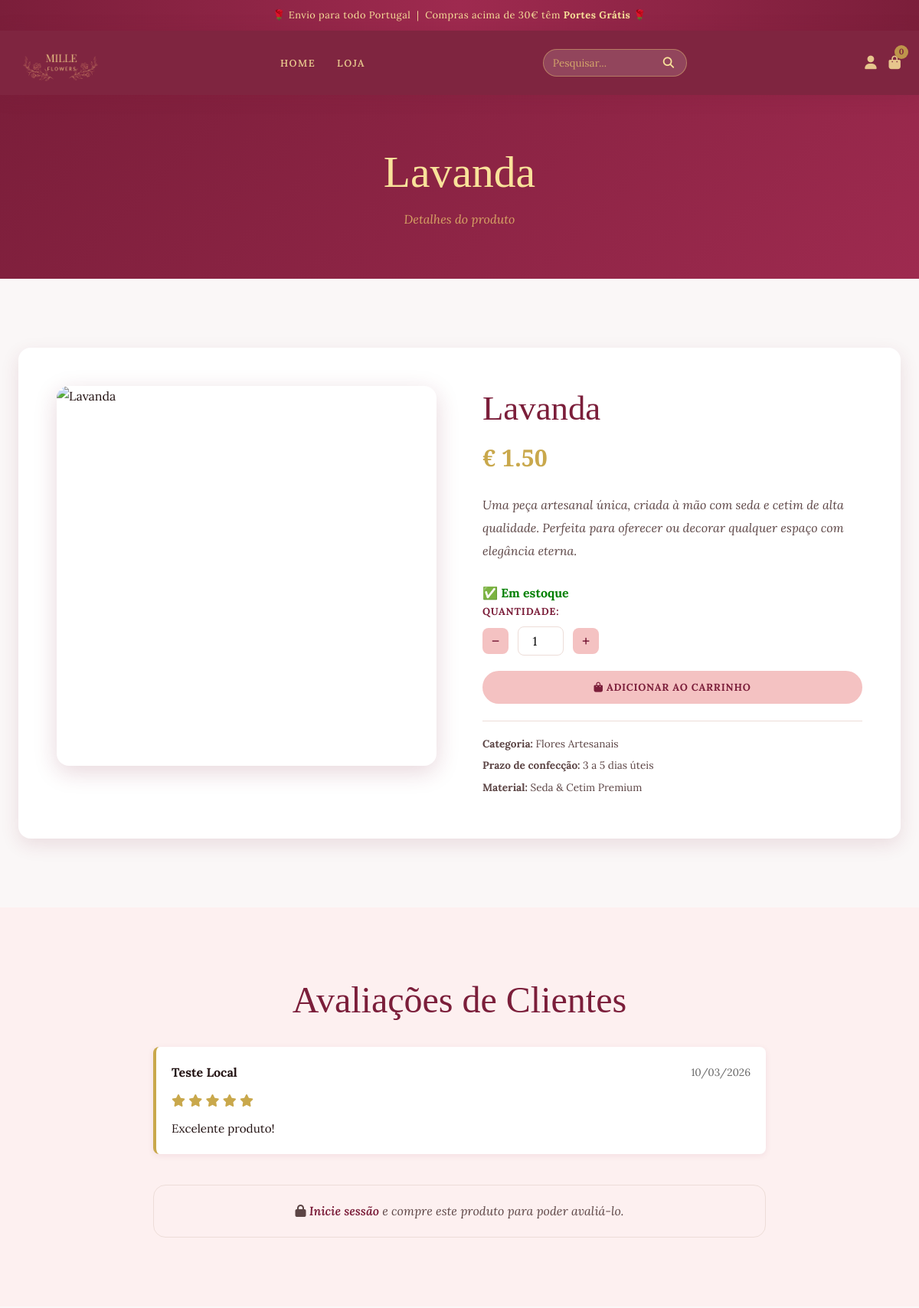
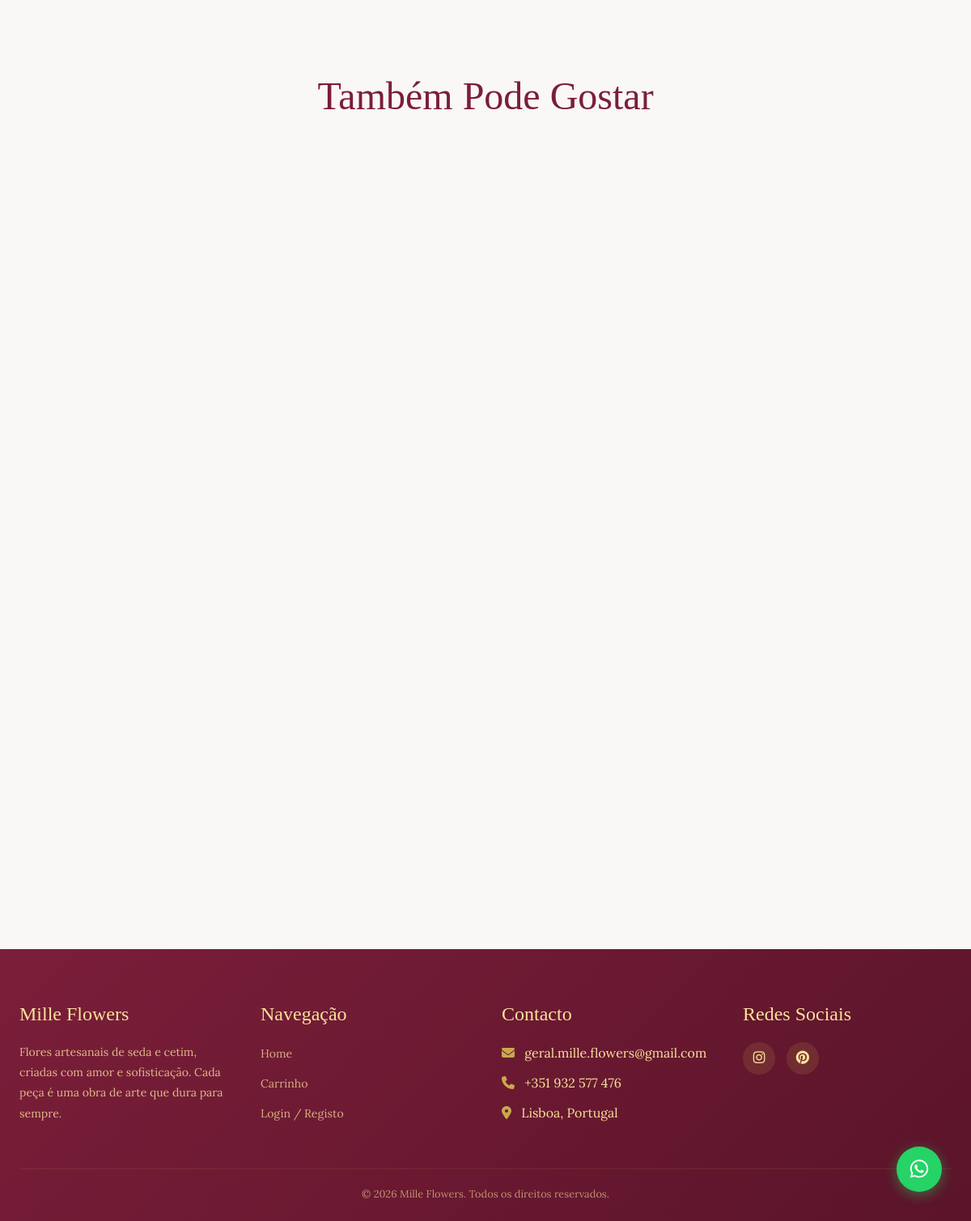
Screenshot of /produto/1 with the database file from the repository (2 pictures, top to bottom).
### tables this page shows
CREATE TABLE produtos (
    id INTEGER PRIMARY KEY AUTOINCREMENT,
    nome TEXT NOT NULL,
    cor TEXT NOT NULL,
    preco REAL NOT NULL,
    imagem TEXT NOT NULL,
    esgotado INTEGER DEFAULT 0,
    cores_esgotadas TEXT DEFAULT ''
, imagem_blob BLOB, imagem_mimetype TEXT, imagem_url TEXT);

CREATE TABLE avaliacoes (
            id INTEGER PRIMARY KEY AUTOINCREMENT,
            produto_id INTEGER NOT NULL,
            usuario_nome TEXT NOT NULL,
            nota INTEGER NOT NULL,
            comentario TEXT,
            data TEXT NOT NULL
        );

### app.py (the view, shortened to what this page needs)
@app.route("/produto/<int:id>")
def produto(id):
    conn = get_db()
    produto = conn.execute("SELECT * FROM produtos WHERE id = ?", (id,)).fetchone()
    produtos_rel = conn.execute("SELECT * FROM produtos WHERE id != ? LIMIT 4", (id,)).fetchall()
    avaliacoes = conn.execute("SELECT * FROM avaliacoes WHERE produto_id = ? ORDER BY id DESC", (id,)).fetchall()
    cores_rows = conn.execute("SELECT nome FROM cores ORDER BY nome").fetchall()
    cores_gerais = [row["nome"] for row in cores_rows]
    pode_avaliar = False
    conn.close()
    if not produto:
        return redirect(url_for("index"))
    return render_template("produto.html", produto=produto, produtos_rel=produtos_rel, avaliacoes=avaliacoes, cores_gerais=cores_gerais, pode_avaliar=pode_avaliar)

### app.py (called while the page is built)
@app.context_processor
def inject_globals():
    carrinho = session.get("carrinho", [])
    cart_count = sum(item["quantidade"] for item in carrinho)
    cart_total = sum(item["preco"] * item["quantidade"] for item in carrinho)
    logo_path = os.path.join(app.static_folder, "img", "logo.png")
    logo_exists = os.path.isfile(logo_path)
    return dict(
        cart_count=cart_count,
        cart_total=cart_total,
        logo_exists=logo_exists,
        now=datetime.now()
    )

def get_db():
    conn = sqlite3.connect("database.db")
    conn.row_factory = sqlite3.Row
    return conn

### templates/produto.html (shortened to what this page needs)
{% extends "base.html" %}
{% block content %}
<div class="page-banner">
    <div class="container">
        <h1>{{ produto.nome }}</h1>
        <p>Detalhes do produto</p>
    </div>
</div>
<section class="section">
    <div class="container">
        <div class="produto-container">
            <div class="produto-img">
                <img id="imagem-produto" src="{{ produto.imagem_url if produto.imagem_url else url_for('serve_produto_imagem', produto_id=produto.id) }}"
                    alt="{{ produto.nome }}"
                    style="width:100%; border-radius:16px; box-shadow: 0 8px 30px rgba(123,30,58,0.18);">
            </div>
            <div class="produto-info">
                <h2>{{ produto.nome }}</h2>
                <p class="price">€ {{ "%.2f"|format(produto.preco) }}</p>
                <p class="desc">
                    Uma peça artesanal única, criada à mão com seda e cetim de alta qualidade.
                    Perfeita para oferecer ou decorar qualquer espaço com elegância eterna.
                </p>
                {% if produto.esgotado == 1 %}
                <div style="margin-top:20px;">
                    <p style="color:red; font-weight:bold; font-size:18px;">
                        ❌ Produto Esgotado
                    </p>
                    <p>Este produto está temporariamente indisponível.</p>
                </div>
                {% else %}
                <form action="{{ url_for('adicionar_carrinho') }}" method="POST">
                    <div id="estoque-mensagem" style="margin-top: 10px; font-weight: bold;">
                    </div>
                    <div class="option-group">
                        <label>Quantidade:</label>
                        <div class="qty-wrapper">
                            <button type="button" class="qty-btn" onclick="changeQty(-1)">−</button>
                            <input type="number" name="quantidade" id="qtyInput" value="1" min="1" class="qty-input">
                            <button type="button" class="qty-btn" onclick="changeQty(1)">+</button>
                        </div>
                    </div>
                    <button type="submit" id="btn-comprar" class="btn btn-block" style="margin-top:20px;">
                        <i class="fas fa-shopping-bag"></i> Adicionar ao Carrinho
                    </button>
                </form>
                {% endif %}
                <div class="meta-tags">
                    <p><strong>Categoria:</strong> Flores Artesanais</p>
                    <p><strong>Prazo de confecção:</strong> 3 a 5 dias úteis</p>
                    <p><strong>Material:</strong> Seda & Cetim Premium</p>
                </div>
            </div>
        </div>
    </div>
</section>
<section class="section section-bg" id="avaliacoes">
    <div class="container">
        <div class="section-header" style="margin-bottom: 30px;">
            <h2>Avaliações de Clientes</h2>
        </div>
        <div class="reviews-container" style="max-width: 800px; margin: 0 auto;">
            {% if avaliacoes %}
            <div class="reviews-list" style="margin-bottom: 40px;">
                {% for av in avaliacoes %}
                <div class="review-item"
                    style="background: var(--color-white); padding: 20px; border-radius: var(--radius-sm); margin-bottom: 20px; box-shadow: var(--shadow-sm); border-left: 4px solid var(--color-gold);">
                    <div
                        style="display: flex; justify-content: space-between; align-items: center; margin-bottom: 10px;">
                        <strong>{{ av.usuario_nome }}</strong>
                        <span style="color: #666; font-size: 0.85rem;">{{ av.data }}</span>
                    </div>
                    <div style="color: var(--color-gold); margin-bottom: 10px;">
                        {% for i in range(av.nota) %}
                        <i class="fas fa-star"></i>
                        {% endfor %}
                    </div>
                    <p style="margin: 0; font-size: 0.95rem;">{{ av.comentario }}</p>
                </div>
                {% endfor %}
            </div>
            {% else %}
            <p style="text-align: center; font-style: italic; color: var(--color-text-lt); margin-bottom: 40px;">
                Ainda não há avaliações para este produto. Seja o primeiro a avaliar!
            </p>
            {% endif %}
            {% if pode_avaliar %}
            <div class="review-form-container"
                style="background: var(--color-rosa-lt); padding: 30px; border-radius: var(--radius-md); border: 1px solid var(--color-border);">
                <h3 style="font-family: var(--font-heading); color: var(--color-vinho); margin-bottom: 20px;">Deixe a
                    sua Avaliação</h3>
                <form action="{{ url_for('avaliar_produto', id=produto.id) }}" method="POST">
                    <div class="form-group" style="margin-bottom: 15px;">
                        <label style="display: block; margin-bottom: 5px; font-weight: 600;">Nota (1 a 5
                            estrelas)</label>
                        <select name="nota" class="form-control"
                            style="width: 100%; padding: 10px; border: 1px solid var(--color-border); border-radius: 4px;"
                            required>
                            <option value="5">5 - Excelente</option>
                            <option value="4">4 - Muito Bom</option>
                            <option value="3">3 - Bom</option>
                            <option value="2">2 - Razoável</option>
                            <option value="1">1 - Fraco</option>
                        </select>
                    </div>
                    <div class="form-group" style="margin-bottom: 20px;">
                        <label style="display: block; margin-bottom: 5px; font-weight: 600;">Comentário
                            (opcional)</label>
                        <textarea name="comentario" rows="4" class="form-control"
                            style="width: 100%; padding: 10px; border: 1px solid var(--color-border); border-radius: 4px; resize: vertical;"></textarea>
                    </div>
                    <button type="submit" class="btn btn-gold">Submeter Avaliação</button>
                </form>
            </div>
            {% else %}
            <div
                style="text-align: center; padding: 20px; background: var(--color-rosa-lt); border-radius: var(--radius-md); border: 1px solid var(--color-border);">
                {% if not session.usuario_id %}
                <p style="color: var(--color-text-lt); font-style: italic;">
                    <i class="fas fa-lock"></i> <a href="{{ url_for('login') }}"
                        style="color: var(--color-vinho); font-weight: 600;">Inicie sessão</a> e compre este produto
                    para poder avaliá-lo.
                </p>
                {% else %}
                <p style="color: var(--color-text-lt); font-style: italic;">
                    <i class="fas fa-shopping-bag"></i> Compre este produto para poder deixar a sua avaliação.
                </p>
                {% endif %}
            </div>
            {% endif %}
        </div>
    </div>
</section>
<section class="section">
    <div class="container">
        <div class="section-header">
            <h2>Também Pode Gostar</h2>
        </div>
        <div class="products-grid">
        </div>
    </div>
</section>
{% endblock %}

### static/style.css (style rules this page uses)
:root { --color-vinho: #7b1e3a; --color-vinho-dk: #5a1429; --color-vinho-lt: #9e2a4f; --color-gold: #c9a84c; --color-gold-lt: #f9e29a; --color-rosa: #f4c2c2; --color-rosa-lt: #fdf0f0; --color-bg: #faf7f7; --color-white: #ffffff; --color-text: #221212; --color-text-lt: #5c4545; --color-border: #edddd8; --font-heading: 'Playfair Display', serif; --font-text: 'Lora', serif; --shadow-sm: 0 2px 8px rgba(123, 30, 58, 0.08); --shadow-md: 0 8px 24px rgba(123, 30, 58, 0.12); --shadow-lg: 0 16px 48px rgba(123, 30, 58, 0.16); --radius-sm: 8px; --radius-md: 16px; --radius-xl: 30px; --transition: all 0.3s ease; }
*, *::before, *::after { margin: 0; padding: 0; box-sizing: border-box; }
html { scroll-behavior: smooth; }
body { font-family: var(--font-text); color: var(--color-text); background: var(--color-bg); line-height: 1.7; overflow-x: hidden; width: 100%; position: relative; }
h1, h2, h3, h4, h5, h6 { font-family: var(--font-heading); font-weight: 500; line-height: 1.3; }
a { text-decoration: none; color: inherit; transition: var(--transition); }
img { display: block; max-width: 100%; }
input, select, textarea, button { font-family: var(--font-text); }
.container { max-width: 1220px; margin: 0 auto; padding: 0 24px; }
.btn { display: inline-block; padding: 11px 26px; background: var(--color-rosa); color: var(--color-vinho); border-radius: var(--radius-xl); font-weight: 700; font-size: 0.82rem; letter-spacing: 0.8px; border: 2px solid var(--color-rosa); cursor: pointer; transition: var(--transition); font-family: var(--font-text); text-transform: uppercase; white-space: nowrap; }
.btn-block { display: block; width: 100%; text-align: center; }
.page-banner { min-height: 240px; background: linear-gradient(135deg, var(--color-vinho), var(--color-vinho-lt)); display: flex; align-items: center; text-align: center; padding: 50px 0; }
.page-banner .container { width: 100%; }
.page-banner h1 { font-size: 3.6rem; color: var(--color-gold-lt); margin-bottom: 10px; }
.page-banner p { color: rgba(240, 208, 112, 0.75); font-size: 1rem; font-style: italic; }
.section { padding: 90px 0; }
.section-bg { background: var(--color-rosa-lt); }
.section-header { text-align: center; margin-bottom: 55px; }
.section-header h2 { font-size: 3rem; color: var(--color-vinho); margin-bottom: 10px; }
.grid, .products-grid { display: grid; grid-template-columns: repeat(auto-fill, minmax(clamp(150px, 45%, 280px), 1fr)); gap: clamp(15px, 3vw, 28px); }
.price, .product-price { font-size: 1.2rem; font-weight: 700; color: var(--color-gold); margin-bottom: 14px; font-family: var(--font-heading); }
.price::after { display: none; }
.produto-container, .product-detail-container { display: grid; grid-template-columns: 1fr 1fr; gap: 60px; align-items: start; background: var(--color-white); padding: 50px; border-radius: var(--radius-md); box-shadow: var(--shadow-md); }
.produto-img { position: sticky; top: 90px; }
.produto-img img { width: 100%; border-radius: var(--radius-md); box-shadow: var(--shadow-md); aspect-ratio: 1; object-fit: cover; }
.produto-info h2 { font-size: 2.8rem; color: var(--color-vinho); margin-bottom: 10px; }
.produto-info .price { font-size: 1.9rem; margin-bottom: 20px; }
.produto-info p.desc { color: var(--color-text-lt); line-height: 1.9; margin-bottom: 26px; font-style: italic; }
.option-group { margin-bottom: 20px; }
.option-group>label { display: block; font-size: 0.82rem; font-weight: 700; text-transform: uppercase; letter-spacing: 0.8px; color: var(--color-vinho); margin-bottom: 8px; }
.qty-wrapper { display: flex; align-items: center; gap: 12px; }
.qty-btn { background: var(--color-rosa); border: none; border-radius: 8px; width: 34px; height: 34px; cursor: pointer; font-size: 1.2rem; color: var(--color-vinho); font-weight: 700; transition: var(--transition); }
.qty-input, .qty-val-display { width: 60px; padding: 8px; text-align: center; border: 1.5px solid var(--color-border); border-radius: var(--radius-sm); font-size: 1rem; font-family: var(--font-text); }
.meta-tags { margin-top: 22px; padding-top: 18px; border-top: 1px solid var(--color-border); }
.meta-tags p { font-size: 0.85rem; color: var(--color-text-lt); margin-bottom: 5px; }

### rows the page displays
produtos: nome "Lavanda", preco "1.50"
avaliacoes: usuario_nome "Teste Local", data "10/03/2026", nota 5 (drawn), comentario "Excelente produto!"

### other values shown
{{ cart_count }} "0"
